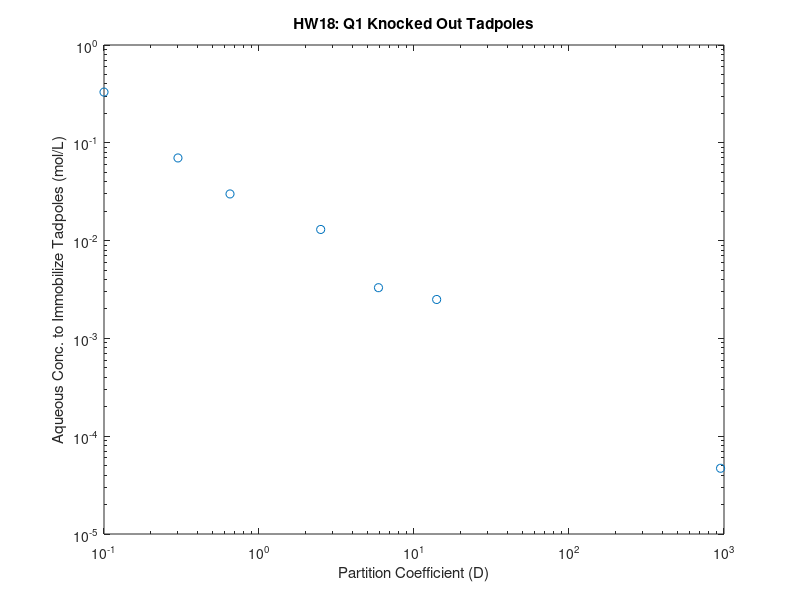
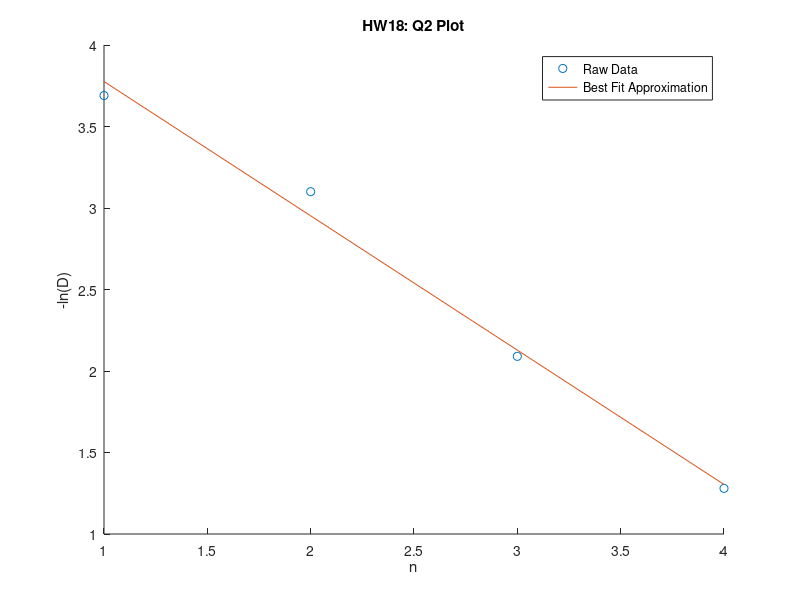
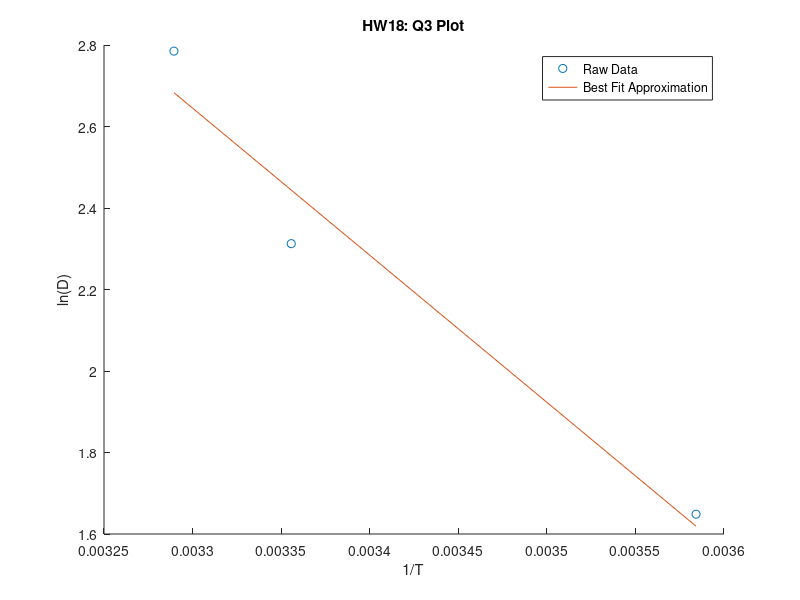

Source code (MATLAB) for these figures, in order:
%% Question 1
clc, close all, clear all
% Import CSV data
M = csvread('data.csv', 1, 1);
x = M(:, 1); y = M(:, 2);
figure, loglog(x, y, 'o')
title('HW18: Q1 Knocked Out Tadpoles')
xlabel('Partition Coefficient (D)'), ylabel('Aqueous Conc. to Immobilize Tadpoles (mol/L)')


%% Question 2
clear all
disp('Question 2')
% Import CSV data
M = csvread('data2.csv', 0, 1);
n = M(:, 1); y2 = M(:, 2);
figure, hold all, plot(n, y2, 'o')
% Plot line of best fit
coeff2 = polyfit(n, y2, 1); % 1 = linear
plot(n, coeff2(1).*n + coeff2(2));
% Add labels
title('HW18: Q2 Plot')
xlabel('n'), ylabel('-ln(D)')
legend('Raw Data', 'Best Fit Approximation')
% Print out answer for Q2
disp(['m = ' num2str(coeff2(1))])


%% Question 3
clear all
disp('Question 3')
% Import CSV data
M = csvread('data3.csv');
x3 = M(:, 1); y3 = M(:, 2);
x3 = 1./(x3 + 273);
y3 = log(y3);
figure, hold all, plot(x3, y3, 'o')
% Plot line of best fit
coeff3 = polyfit(x3, y3, 1); % 1 = linear
plot(x3, coeff3(1).*x3 + coeff3(2));
% Add labels
title('HW18: Q3 Plot')
xlabel('1/T'), ylabel('ln(D)')
legend('Raw Data', 'Best Fit Approximation')
% Print out answer for Q2
disp(['m = ' num2str(coeff3(1))])
delHnot = -8.314*coeff3(1);
disp(['delHnot = ' num2str(delHnot)])

T = 298;
delGnot = mean(-8.314*T*y3);
disp(['delGnot = ' num2str(delGnot)])

delSnot = (delHnot - delGnot)/T;
disp(['delSnot = ' num2str(delSnot)])